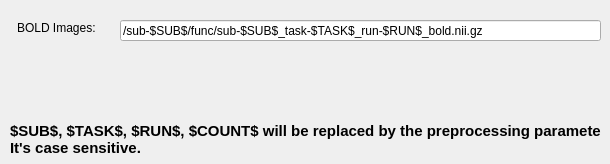
     <widget class="QWidget" name="tab_8">
      <attribute name="title">
       <string>fMRI</string>
      </attribute>
      <widget class="QLineEdit" name="txtBOLD">
       <property name="geometry">
        <rect>
         <x>120</x>
         <y>20</y>
         <width>481</width>
         <height>21</height>
        </rect>
       </property>
       <property name="text">
        <string>/sub-$SUB$/func/sub-$SUB$_task-$TASK$_run-$RUN$_bold.nii.gz</string>
       </property>
      </widget>
      <widget class="QLabel" name="label_23">
       <property name="geometry">
        <rect>
         <x>10</x>
         <y>124</y>
         <width>591</width>
         <height>31</height>
        </rect>
       </property>
       <property name="font">
        <font>
         <family>Arial</family>
         <pointsize>11</pointsize>
         <weight>75</weight>
         <bold>true</bold>
        </font>
       </property>
       <property name="frameShadow">
        <enum>QFrame::Plain</enum>
       </property>
       <property name="text">
        <string>$SUB$, $TASK$, $RUN$, $COUNT$ will be replaced by the preprocessing parameters.
It's case sensitive.</string>
       </property>
      </widget>
      <widget class="QLabel" name="label_12">
       <property name="geometry">
        <rect>
         <x>17</x>
         <y>20</y>
         <width>121</width>
         <height>16</height>
        </rect>
       </property>
       <property name="text">
        <string>BOLD Images:</string>
       </property>
      </widget>
     </widget>
